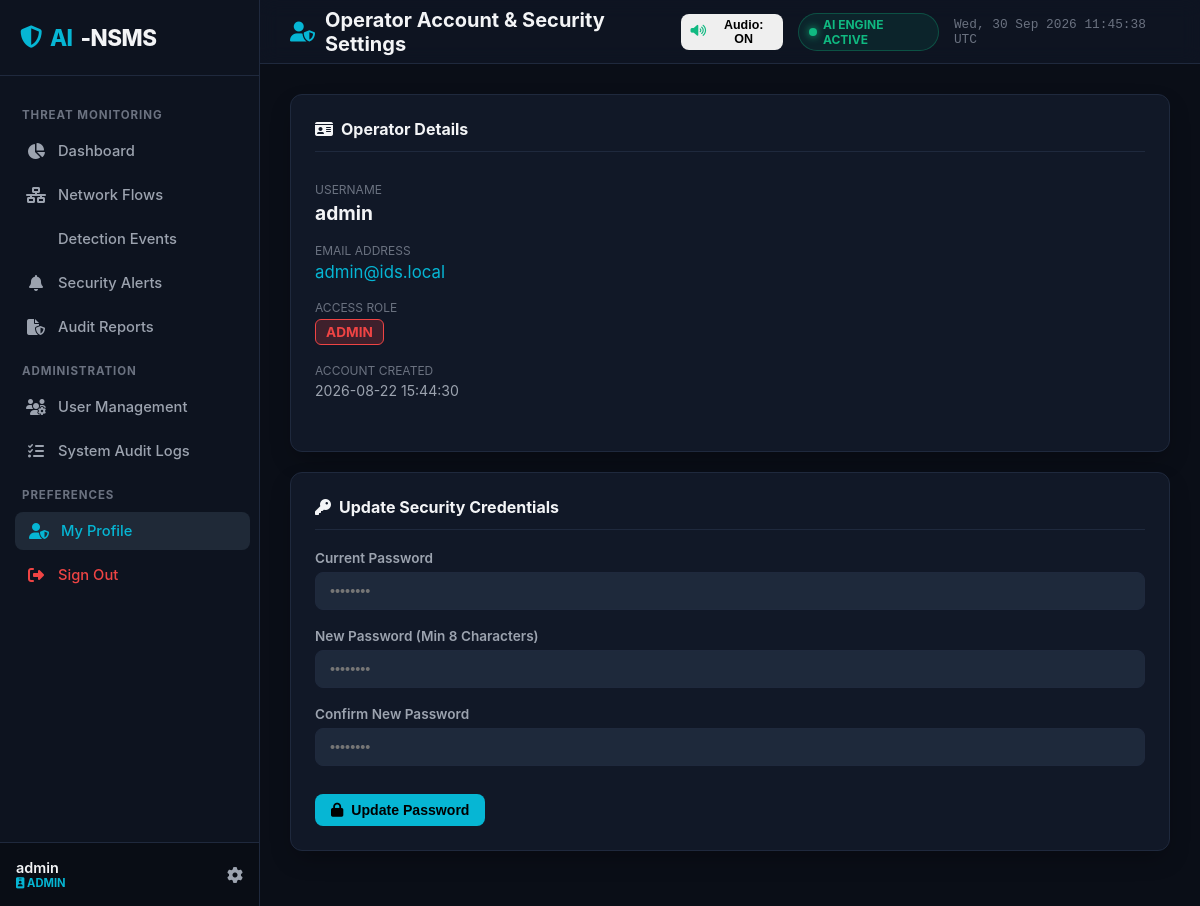
Screenshot of /profile (signed in) with the database file from the repository.
### tables this page shows
CREATE TABLE users (
            id INTEGER PRIMARY KEY AUTOINCREMENT,
            username TEXT UNIQUE NOT NULL,
            email TEXT UNIQUE NOT NULL,
            password_hash TEXT NOT NULL,
            role TEXT NOT NULL DEFAULT 'SECURITY_ANALYST',
            is_active INTEGER NOT NULL DEFAULT 1,
            must_change_password INTEGER NOT NULL DEFAULT 0,
            created_at TEXT NOT NULL,
            last_login TEXT
        );

### src/routes/auth_routes.py (the view, shortened to what this page needs)
@auth_bp.route('/profile', methods=['GET', 'POST'])
@login_required
def profile():
    user = get_current_user()
    message = None
    error = None
    return render_template('profile.html', user=user, message=message, error=error)

### src/auth/security.py (called while the page is built)
def get_current_user():
    user_id = session.get('user_id')
    if not user_id:
        return None
    user = User.find_by_id(user_id)
    if not user or not user.is_active:
        session.clear()
        return None
    return user

def is_authenticated():
    return 'user_id' in session and get_current_user() is not None

def is_admin():
    return session.get('role') == 'ADMIN'

def login_required(view_func):
    @functools.wraps(view_func)
    def wrapper(*args, **kwargs):
        if not is_authenticated():
            if request.path.startswith('/api/'):
                return jsonify({'error': 'Authentication required', 'code': 401}), 401
            return redirect(url_for('auth.login', next=request.url))
        return view_func(*args, **kwargs)
    return wrapper

### src/database/connection.py (called while the page is built, shortened)
@contextmanager
def get_db():
    conn = db_mgr.get_raw_connection()
    try:
        yield conn
        conn.commit()
    except Exception:
        conn.rollback()
        raise
    finally:
        conn.close()

    def get_raw_connection(self):
        conn = sqlite3.connect(self.sqlite_path, check_same_thread=False)
        conn.row_factory = sqlite3.Row
        return conn

### src/database/models.py (called while the page is built)
    @staticmethod
    def from_row(row):
        if not row:
            return None
        return User(
            id=row['id'],
            username=row['username'],
            email=row['email'],
            password_hash=row['password_hash'],
            role=row['role'],
            is_active=row['is_active'],
            must_change_password=row['must_change_password'],
            created_at=row['created_at'],
            last_login=row['last_login']
        )

    @classmethod
    def find_by_id(cls, user_id):
        with get_db() as conn:
            cur = conn.cursor()
            cur.execute('SELECT * FROM users WHERE id = ? LIMIT 1', (user_id,))
            return cls.from_row(cur.fetchone())

### templates/profile.html (shortened to what this page needs)
{% extends "base.html" %}
{% block page_header %}<i class="fas fa-user-shield" style="color: var(--accent-cyan);"></i> Operator Account & Security Settings{% endblock %}
{% block content %}
<div class="grid-2">
    <div class="soc-card">
        <div class="soc-card-header">
            <div class="soc-card-title"><i class="fas fa-id-card"></i> Operator Details</div>
        </div>
        <div style="padding: 10px 0;">
            <div style="margin-bottom: 18px;">
                <div style="font-size: 0.75rem; color: var(--text-muted); text-transform: uppercase;">Username</div>
                <div style="font-size: 1.2rem; font-weight: 700; color: var(--text-primary); margin-top: 4px;">{{ user.username }}</div>
            </div>
            <div style="margin-bottom: 18px;">
                <div style="font-size: 0.75rem; color: var(--text-muted); text-transform: uppercase;">Email Address</div>
                <div style="font-size: 1.05rem; color: var(--accent-cyan); margin-top: 4px;">{{ user.email }}</div>
            </div>
            <div style="margin-bottom: 18px;">
                <div style="font-size: 0.75rem; color: var(--text-muted); text-transform: uppercase;">Access Role</div>
                <div style="margin-top: 4px;">
                    <span class="badge-sev {% if user.role == 'ADMIN' %}badge-critical{% else %}badge-cyan{% endif %}" style="font-size: 0.85rem;">
                        {{ user.role }}
                    </span>
                </div>
            </div>
            <div style="margin-bottom: 18px;">
                <div style="font-size: 0.75rem; color: var(--text-muted); text-transform: uppercase;">Account Created</div>
                <div style="font-size: 0.88rem; color: var(--text-secondary); margin-top: 4px;">{{ user.created_at.replace('T', ' ').split('.')[0] }}</div>
            </div>
        </div>
    </div>
    <div class="soc-card">
        <div class="soc-card-header">
            <div class="soc-card-title"><i class="fas fa-key"></i> Update Security Credentials</div>
        </div>
        <form method="POST" action="/profile">
            <div class="form-group">
                <label class="form-label">Current Password</label>
                <input type="password" name="current_password" class="form-control" placeholder="••••••••" required>
            </div>
            <div class="form-group">
                <label class="form-label">New Password (Min 8 Characters)</label>
                <input type="password" name="new_password" class="form-control" placeholder="••••••••" required>
            </div>
            <div class="form-group">
                <label class="form-label">Confirm New Password</label>
                <input type="password" name="confirm_password" class="form-control" placeholder="••••••••" required>
            </div>
            <button type="submit" class="btn btn-primary" style="margin-top: 10px;">
                <i class="fas fa-lock"></i> Update Password
            </button>
        </form>
    </div>
</div>
{% endblock %}

### templates/base.html (shortened to what this page needs)
<!DOCTYPE html>
<html lang="en">
<head>
    <link rel="stylesheet" href="https://cdnjs.cloudflare.com/ajax/libs/font-awesome/6.5.1/css/all.min.css">
    <link rel="stylesheet" href="{{ url_for('static', filename='css/soc_theme.css') }}">
</head>
<body>
    <div class="app-container">
        <aside class="sidebar">
            <div class="sidebar-header">
                <div class="sidebar-logo">
                    <i class="fas fa-shield-halved" style="color: var(--accent-cyan);"></i>
                    <span>AI</span>-NSMS
                </div>
            </div>
            <ul class="sidebar-menu">
                <li class="menu-category">Threat Monitoring</li>
                <li>
                    <a href="/dashboard" class="sidebar-link {% if request.path == '/' or request.path == '/dashboard' %}active{% endif %}">
                        <i class="fas fa-chart-pie"></i>
                        <span>Dashboard</span>
                    </a>
                </li>
                <li>
                    <a href="/monitoring" class="sidebar-link {% if request.path == '/monitoring' %}active{% endif %}">
                        <i class="fas fa-network-wired"></i>
                        <span>Network Flows</span>
                    </a>
                </li>
                <li>
                    <a href="/detections" class="sidebar-link {% if request.path.startswith('/detections') %}active{% endif %}">
                        <span>Detection Events</span>
                    </a>
                </li>
                <li>
                    <a href="/alerts" class="sidebar-link {% if request.path == '/alerts' %}active{% endif %}">
                        <i class="fas fa-bell"></i>
                        <span>Security Alerts</span>
                    </a>
                </li>
                <li>
                    <a href="/reports" class="sidebar-link {% if request.path == '/reports' %}active{% endif %}">
                        <i class="fas fa-file-shield"></i>
                        <span>Audit Reports</span>
                    </a>
                </li>
                {% if is_admin %}
                <li class="menu-category">Administration</li>
                <li>
                    <a href="/users" class="sidebar-link {% if request.path == '/users' %}active{% endif %}">
                        <i class="fas fa-users-gear"></i>
                        <span>User Management</span>
                    </a>
                </li>
                <li>
                    <a href="/logs" class="sidebar-link {% if request.path == '/logs' %}active{% endif %}">
                        <i class="fas fa-list-check"></i>
                        <span>System Audit Logs</span>
                    </a>
                </li>
                {% endif %}
                <li class="menu-category">Preferences</li>
                <li>
                    <a href="/profile" class="sidebar-link {% if request.path == '/profile' %}active{% endif %}">
                        <i class="fas fa-user-shield"></i>
                        <span>My Profile</span>
                    </a>
                </li>
                <li>
                    <a href="/logout" class="sidebar-link" style="color: var(--sev-critical);">
                        <i class="fas fa-right-from-bracket"></i>
                        <span>Sign Out</span>
                    </a>
                </li>
            </ul>
            <div class="sidebar-footer">
                <div class="user-info">
                    <span class="user-name">{{ current_user.username if current_user else 'Guest' }}</span>
                    <span class="user-role-badge">
                        <i class="fas fa-id-badge"></i> {{ current_user.role if current_user else 'ANALYST' }}
                    </span>
                </div>
                <a href="/profile" style="color: var(--text-secondary);"><i class="fas fa-gear"></i></a>
            </div>
        </aside>
        <div class="main-wrapper">
            <header class="topbar">
                <div class="page-title">
                    {% block page_header %}{% endblock %}
                </div>
                <div style="display: flex; align-items: center; gap: 15px;">
                    <button id="btn-global-audio-toggle" class="btn btn-outline-success btn-sm btn-audio-toggle" onclick="window.audioAlerts && window.audioAlerts.toggleMute()" title="Toggle Audio Alerts On/Off">
                    </button>
                    <div class="live-indicator">
                        <span class="pulse-dot"></span> AI ENGINE ACTIVE
                    </div>
                    <span style="font-size: 0.8rem; color: var(--text-muted); font-family: var(--font-mono);" id="live-clock"></span>
                </div>
            </header>
            <main class="content-body">
                {% block content %}{% endblock %}
            </main>
        </div>
    </div>
</body>
</html>

### rows the page displays
users: username "admin", role "ADMIN", email "admin@ids.local", created_at.replace "2026-08-22 15:44:30"
